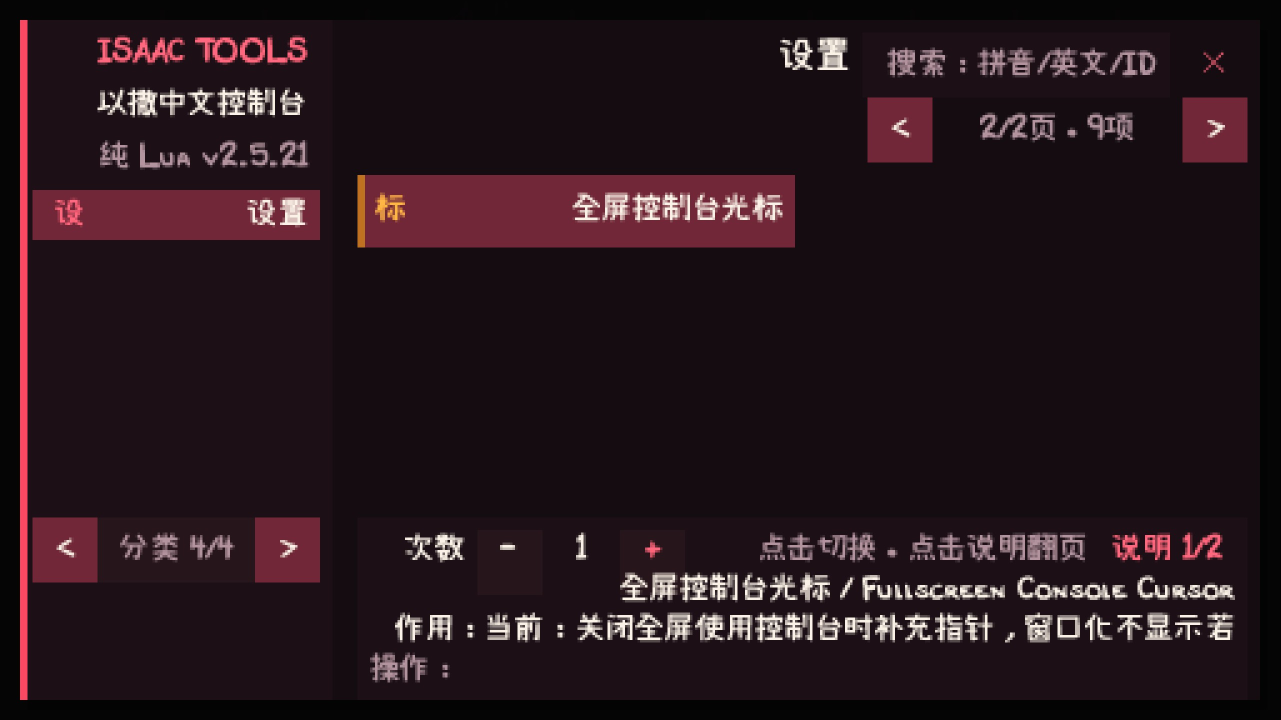
#> input picture tools/acceptance/fixtures/zh-settings-page2.jpg, 2561 x 1440 px (shown at 1/2 size)
$ python inspect_cursor_frame.py fixtures/zh-settings-page2.jpg
#> lines starting #> are read from the running program, lines starting #| are printed output that depends on the picture; after the words box and inside, x2 and y2 are one past the last pixel; in counts of white or black regions, pixels touching at a corner belong together
"""对已知实机布局执行页面与光标断言，不将系统光标纳入结论。"""
import argparse
import json
from pathlib import Path

from PIL import Image, ImageChops, ImageStat

ROOT = Path(__file__).resolve().parent


def inspect(path, reference, origin=(900, 420)):
#> called with origin = (900, 420)
    frame = Image.open(path).convert('RGB')
#> frame is the input picture: PIL image 2561x1440 RGB; mean R, G, B 37.8, 22.1, 27.9
    baseline = Image.open(reference).convert('RGB')
    if frame.size != baseline.size:
        raise ValueError(f'未经校准的截图尺寸：{frame.size}；预期 {baseline.size}')
    # 设置分类、第二页首位数字及总项数；状态标题会随开关改变，不作为固定模板。
    boxes = [(485, 390, 610, 465), (1945, 215, 2015, 295), (2110, 214, 2300, 296)]
    errors = []
    for box in boxes:
        # 只比较亮色文字，忽略卡片未选择/选择后的合法背景颜色变化。
        actual = frame.crop(box).convert('L').point(lambda value: 255 if value > 160 else 0)
        expected = baseline.crop(box).convert('L').point(lambda value: 255 if value > 160 else 0)
        diff = ImageStat.Stat(ImageChops.difference(actual, expected)).sum[0]
        union = ImageStat.Stat(ImageChops.lighter(actual, expected)).sum[0]
        errors.append(diff / max(union, 1))
#> this loop made 3 passes
#> union on passes 1 to 3: 764745, 31620, 24735
#> pass 1, in inspect, `actual = frame.crop(box).convert('L').point(lambda value: 255 if value..`:
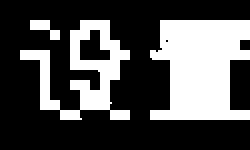
#> actual: PIL image 125x75 L (shown 2 times larger); 32% white; 3 white regions, box (x1, y1, x2, y2) and area: (75, 10, 125, 60) 1896, (10, 10, 65, 60) 1028, (15, 10, 30, 20) 75
#> pass 2, in inspect, `actual = frame.crop(box).convert('L').point(lambda value: 255 if value..`:
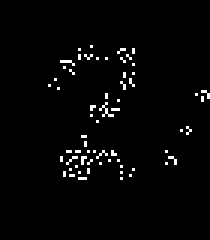
#> actual: PIL image 70x80 L (shown 3 times larger); 2.2% white in thin lines or dots, all inside (x1, y1, x2, y2) = (16, 15, 70, 60)
#> pass 3, in inspect, `actual = frame.crop(box).convert('L').point(lambda value: 255 if value..`:
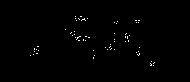
#> actual: PIL image 190x82 L; 0.62% white in thin lines or dots, all inside (x1, y1, x2, y2) = (30, 16, 155, 66)
#> after the loop, errors = [0, 0, 0]
    settings_page = max(errors) < 0.08
#> settings_page = True
    # 指针位于卡片中不含文字的空白区；与游戏画布尺寸绑定。
    x, y = origin
    black = [frame.getpixel((x + dx, y + dy)) for dx, dy in [(2, 3), (1, 35)]]
#> black = [(113, 39, 56), (113, 39, 56)]
    white = [frame.getpixel((x + dx, y + dy)) for dx, dy in [(10, 25), (20, 45)]]
#> white = [(113, 39, 56), (113, 39, 56)]
    visible = all(max(c) < 40 for c in black) and all(min(c) > 220 for c in white)
#> visible = False
    # 无指针时四个采样点均为同一张卡片的背景色，避免把错误坐标算作关闭成功。
    samples = black + white
#> samples = [(113, 39, 56), (113, 39, 56), (113, 39, 56), (113, 39, 56)]
    absent = all(70 < c[0] < 160 and 15 < c[1] < 80 and 25 < c[2] < 100 for c in samples)
#> absent = True
    return dict(settingsPage=settings_page, pageErrors=errors, cursorVisible=visible,
                cursorAbsent=absent, size=frame.size, sampleOrigin=[x, y])


def main():
    parser = argparse.ArgumentParser(description=__doc__)
    parser.add_argument('image', type=Path)
    parser.add_argument('--reference', type=Path, default=ROOT / 'fixtures/zh-settings-page2.jpg')
    args = parser.parse_args()
    print(json.dumps(inspect(args.image, args.reference), ensure_ascii=True))


if __name__ == '__main__':
    main()
